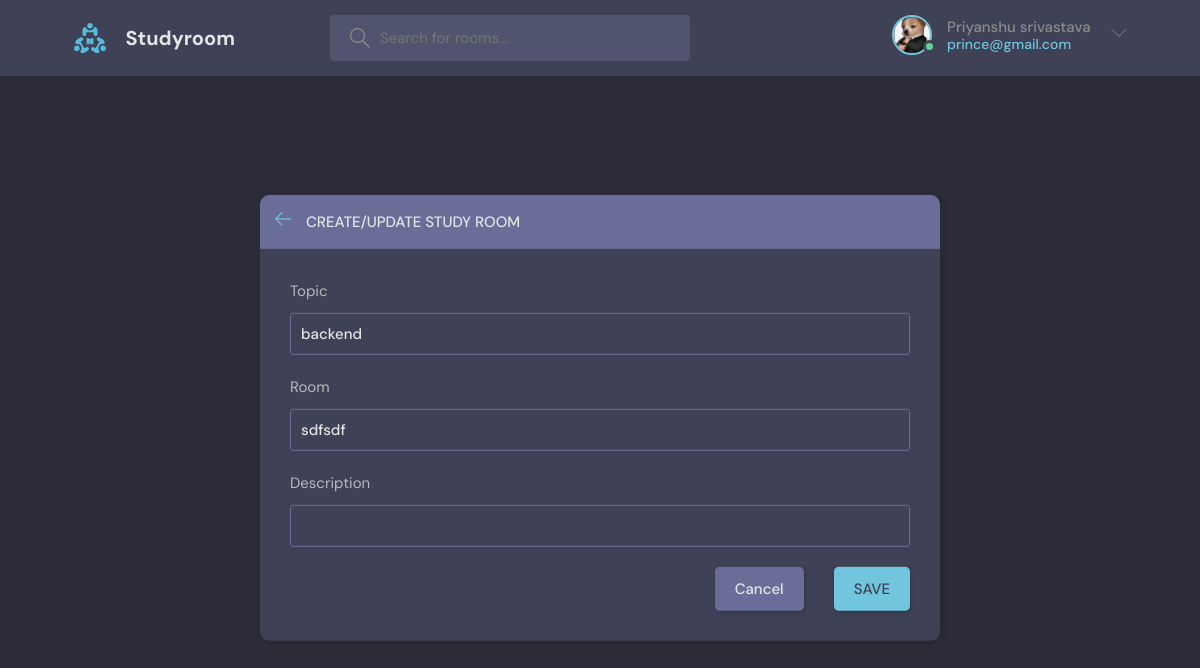
The app's page /update_room/6/ (signed in) with its own data.
### base/models.py (models this page shows, shortened)
class User(AbstractUser):
    name=models.CharField(max_length=200,null=True)
    bio=models.TextField(null=True)
    email=models.CharField(unique=True)
    avatar=models.ImageField(null=True,default='avatar.svg')
    followers=models.ManyToManyField('self',related_name='following',symmetrical=False,blank=True)
    USERNAME_FIELD='email'
    REQUIRED_FIELDS=[]

class Room(models.Model):
    host=models.ForeignKey(User,on_delete=models.SET_NULL,null=True)
    topic=models.ForeignKey(topic,on_delete=models.SET_NULL,null=True)
    name=models.CharField(max_length=150)
    description=models.TextField(null=True,blank=True)
    members=models.ManyToManyField(User,related_name='member',blank=True)
    updated=models.DateTimeField(auto_now=True)
    created=models.DateTimeField(auto_now_add=True)
    class Meta:
        ordering=['-updated','-created']

class topic(models.Model):
    name=models.CharField(max_length=150)

### base/views.py (the view, shortened to what this page needs)
# urls.py: path('update_room/<str:pk>/',views.updateRoom,name="updateRoom"),
def updateRoom(request,pk):
    room=Room.objects.get(id=pk)
    form=RoomForm(instance=room)
    topics=topic.objects.all()
    content={'topics':topics,'room':room,'form':form}
    return render(request,'room_form.html',content)

### base/forms.py
class RoomForm(ModelForm):
    class Meta:
        model=Room
        fields='__all__'
        exclude=['host','members']

### template/room_form.html (shortened to what this page needs)
{% extends 'main.html' %}
{% block content %}
  <main class="create-room layout">
    <div class="container">
      <div class="layout__box">
        <div class="layout__boxHeader">
          <div class="layout__boxTitle">
            <a href="{% url 'home' %}">
              <svg version="1.1" xmlns="http://www.w3.org/2000/svg" width="32" height="32" viewBox="0 0 32 32">
                <title>arrow-left</title>
                <path
                  d="M13.723 2.286l-13.723 13.714 13.719 13.714 1.616-1.611-10.96-10.96h27.625v-2.286h-27.625l10.965-10.965-1.616-1.607z">
                </path>
              </svg>
            </a>
            <h3>Create/Update Study Room</h3>
          </div>
        </div>
        <div class="layout__body">
          <form class="form" action="" method="post">
            <div class="form__group">
              <label for="room_topic">Topic</label>
              <input type="text" name="topic" value="{{room.topic.name}}" placeholder="Enter the topic" list="topicList">
            </div>
            <div class="form__group">
              <label for="room_name">Room</label>
              <input type="text" name="name" value="{{room.name}}" placeholder="eg. python">
            </div>
            <div class="form__group">
              <label for="room_description">Description</label>
              <input type="text" value="{{room.description}}" name="description" >
            </div>
            <div class="form__action">
              <a class="btn btn--dark" href="{% url 'home' %}">Cancel</a>
              <button class="btn btn--main" type="submit">SAVE</button>
            </div>
          </form>
        </div>
      </div>
    </div>
  </main>
{% endblock %}

### template/navbar.html (shortened to what this page needs)
{% load static %}
<header class="header header--loggedIn">
      <div class="container">
        <a href="{% url 'home' %}" class="header__logo">
          <img src="{% static 'images/logo.svg' %}" />
          <h1>Studyroom</h1>
        </a>
        <form class="header__search" method="get" action="{% url 'home' %}">
          <label>
            <input name="q" placeholder="Search for rooms..." />
          </label>
        </form>
        <nav class="header__menu">
          {% if request.user.is_authenticated %}
          <div class="header__user">
            <a href="{% url 'userProfile' request.user.id %}">
              <div class="avatar avatar--medium active">
                <img src="{{request.user.avatar.url}}" />
              </div>
              <p>{{request.user.name}} <span>{{request.user}}</span></p>
            </a>
            <button class="dropdown-button">
              <svg version="1.1" xmlns="http://www.w3.org/2000/svg" width="32" height="32" viewBox="0 0 32 32">
                <title>chevron-down</title>
                <path d="M16 21l-13-13h-3l16 16 16-16h-3l-13 13z"></path>
              </svg>
            </button>
          </div>
          {% else %}
          <a href="{% url 'login' %}">
            <img src="{% static 'images/avatar.svg' %}" />
            <p>Login</p>
          </a>
            {% endif %}
        </nav>
      </div>
    </header>

### records on screen
User: user.avatar (picture), user.name "Priyanshu srivastava", user "prince@gmail.com"
Room: topic "backend", name "sdfsdf"
